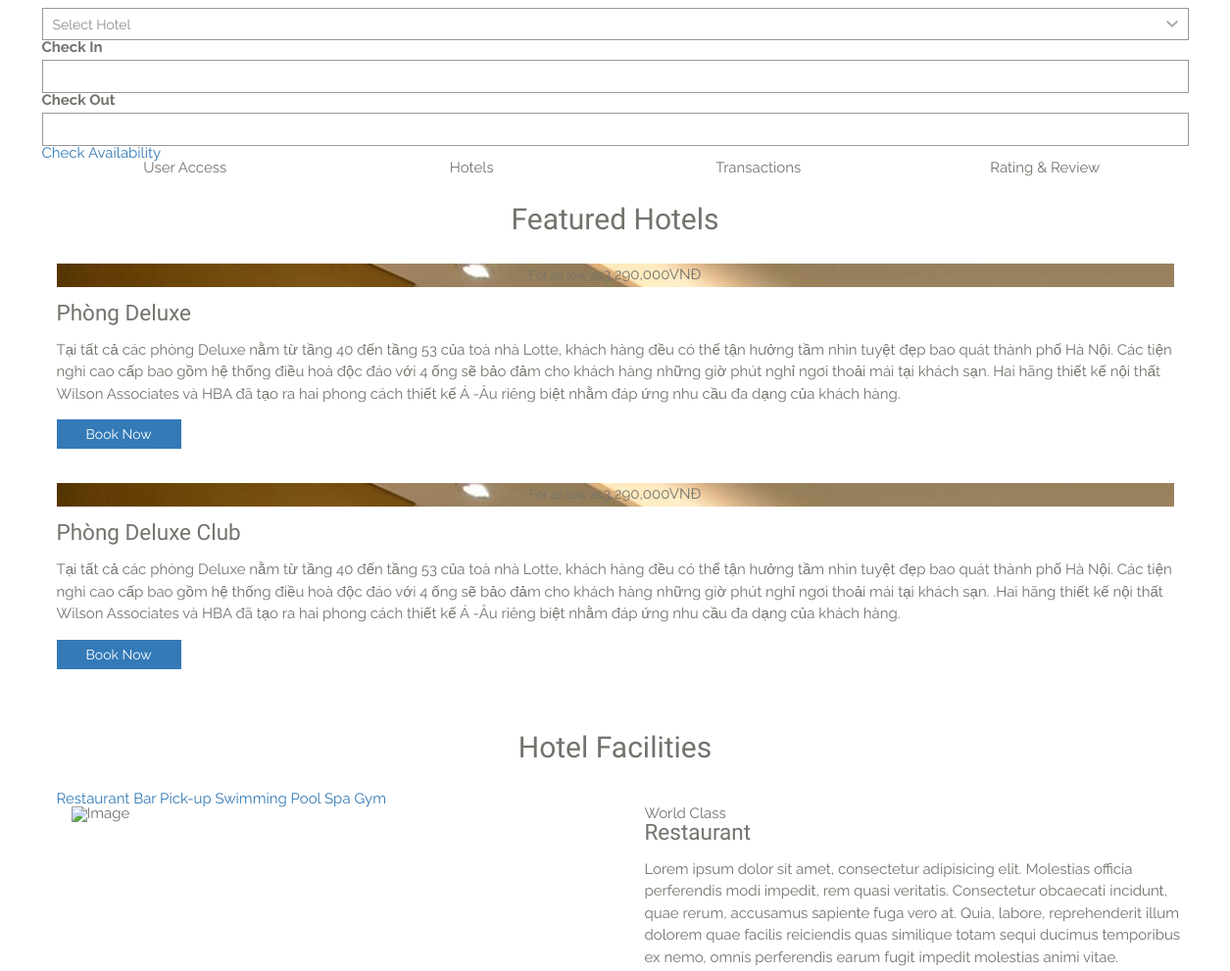
Before: /client/index-php.php (middle part) with the older database file.
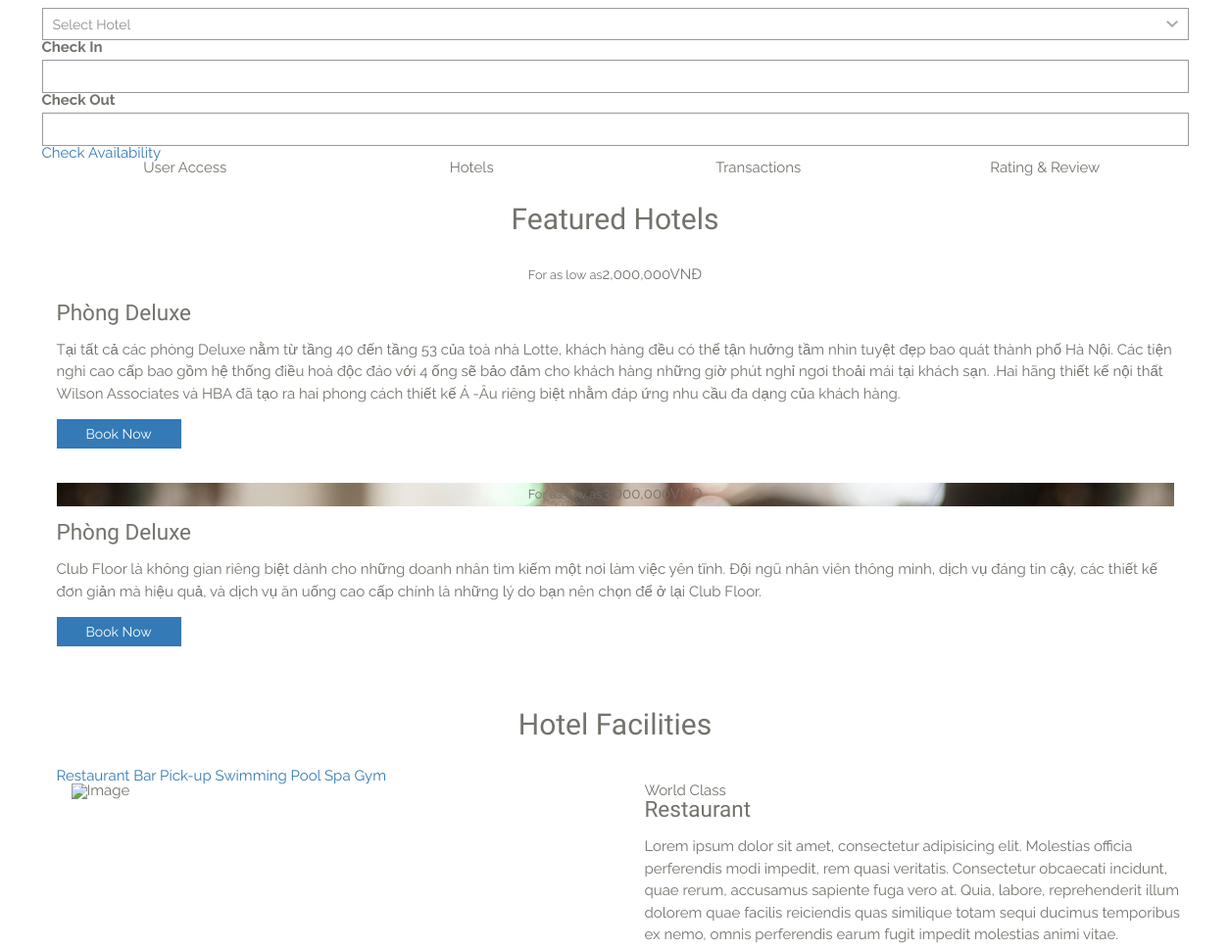
After: the same page with the newer database file.
### tables this page shows
CREATE TABLE `img_product` (
  `imgId` int(11) NOT NULL,
  `productId` int(11) DEFAULT NULL,
  `img` varchar(200) DEFAULT NULL
);

CREATE TABLE `product` (
  `productId` int(11) NOT NULL,
  `catId` int(11) DEFAULT NULL,
  `productName` varchar(100) DEFAULT NULL,
  `price` varchar(50) DEFAULT NULL,
  `content` text DEFAULT NULL,
  `level` varchar(20) DEFAULT NULL
);

### client/index-php.php (the view, shortened to what this page needs)
<?php include("header.php");
require('../db/config.php');
?>
<div class="wrap">
	<div class="container">
		<div class="row">
			<div id="availability">
				<form action="#">
					<div class="a-col">
						<section>
							<select class="cs-select cs-skin-border">
								<option value="" disabled selected>Select Hotel</option>
							</select>
						</section>
					</div>
					<div class="a-col alternate">
						<div class="input-field">
							<label for="date-start">Check In</label>
							<input type="text" class="form-control" id="date-start" />
						</div>
					</div>
					<div class="a-col alternate">
						<div class="input-field">
							<label for="date-end">Check Out</label>
							<input type="text" class="form-control" id="date-end" />
						</div>
					</div>
					<div class="a-col action">
						<a href="#">
							<span>Check</span>
							Availability
						</a>
					</div>
				</form>
			</div>
		</div>
	</div>
</div>
<div id="fh5co-counter-section" class="fh5co-counters">
	<div class="container">
		<div class="row">
			<div class="col-md-3 text-center">
				<span class="fh5co-counter-label">User Access</span>
			</div>
			<div class="col-md-3 text-center">
				<span class="fh5co-counter-label">Hotels</span>
			</div>
			<div class="col-md-3 text-center">
				<span class="fh5co-counter-label">Transactions</span>
			</div>
			<div class="col-md-3 text-center">
				<span class="fh5co-counter-label">Rating &amp; Review</span>
			</div>
		</div>
	</div>
</div>
<div id="featured-hotel" class="fh5co-bg-color">
	<div class="container">
		<div class="row">
			<div class="col-md-12">
				<div class="section-title text-center">
					<h2>Featured Hotels</h2>
				</div>
			</div>
		</div>
		<div class="row">
			<div class="feature-full-2col">
				<?php
				$selectProduct = "SELECT * from img_product, product,categories WHERE categories.catId =product.catId and
													product.productId = img_product.productId and
													categories.catName= 'Phòng ở'
													group by img_product.productId";
				$queryProduct = mysqli_query($conn, $selectProduct);
				$path = '../admin/';
				while ($row = mysqli_fetch_assoc($queryProduct)) {
				?>
					<div class="f-hotel">
						<div class="image" style="background-image: url(<?php echo $path . $row['img'] ?>);">
							<div class="descrip text-center">
								<p><small>For as low as</small><span><?php echo number_format($row['price']) . 'VNĐ' ?></span></p>
							</div>
						</div>
						<div class="desc">
							<h3><?php echo $row['productName'] ?></h3>
							<p><?php echo $row['content']; ?> </p>
							<p><a href="#" class="btn btn-primary btn-luxe-primary">Book Now <i class="ti-angle-right"></i></a></p>
						</div>
					</div>
				<?php } ?>
			</div>
		</div>
	</div>
</div>
<div id="hotel-facilities">
	<div class="container">
		<div class="row">
			<div class="col-md-12">
				<div class="section-title text-center">
					<h2>Hotel Facilities</h2>
				</div>
			</div>
		</div>
		<div id="tabs">
			<nav class="tabs-nav">
				<a href="#" class="active" data-tab="tab1">
					<span>Restaurant</span>
				</a>
				<a href="#" data-tab="tab2">
					<span>Bar</span>
				</a>
				<a href="#" data-tab="tab3">
					<span>Pick-up</span>
				</a>
				<a href="#" data-tab="tab4">
					<span>Swimming Pool</span>
				</a>
				<a href="#" data-tab="tab5">
					<span>Spa</span>
				</a>
				<a href="#" data-tab="tab6">
					<span>Gym</span>
				</a>
			</nav>
			<div class="tab-content-container">
				<div class="tab-content active show" data-tab-content="tab1">
					<div class="container">
						<div class="row">
							<div class="col-md-6">
								<img src="images/tab_img_1.jpg" class="img-responsive" alt="Image">
							</div>
							<div class="col-md-6">
								<span class="super-heading-sm">World Class</span>
								<h3 class="heading">Restaurant</h3>
								<p>Lorem ipsum dolor sit amet, consectetur adipisicing elit. Molestias
									officia perferendis modi impedit, rem quasi veritatis. Consectetur
									obcaecati incidunt, quae rerum, accusamus sapiente fuga vero at. Quia,
									labore, reprehenderit illum dolorem quae facilis reiciendis quas
									similique totam sequi ducimus temporibus ex nemo, omnis perferendis
									earum fugit impedit molestias animi vitae.</p>
							</div>
						</div>
					</div>
				</div>
			</div>
		</div>
	</div>
</div>
<?php include("footer.php") ?>

Changed rows visible on the page:
removed img_product: img (picture), productId.price "3,290,000", productId.productName "Phòng Deluxe", productId.content "Tại tất cả các phòng Deluxe nằm từ tầng 40 đến tầng 53 của toà nhà Lotte, khách hàng đều có thể tận hưởng tầm nhìn tuyệt đẹp bao quát thành phố Hà Nội. Các tiện nghi cao cấp bao gồm hệ thống điều hoà độc đáo với 4 ống sẽ bảo đảm cho khách hàng những giờ phút nghỉ ngơi thoải mái tại khách sạn. Hai hãng thiết kế nội thất Wilson Associates và HBA đã tạo ra hai phong cách thiết kế Á -Âu riêng biệt nhằm đáp ứng nhu cầu đa dạng của khách hàng."
removed img_product: img (picture), productId.price "3,290,000", productId.productName "Phòng Deluxe Club", productId.content "Tại tất cả các phòng Deluxe nằm từ tầng 40 đến tầng 53 của toà nhà Lotte, khách hàng đều có thể tận hưởng tầm nhìn tuyệt đẹp bao quát thành phố Hà Nội. Các tiện nghi cao cấp bao gồm hệ thống điều hoà độc đáo với 4 ống sẽ bảo đảm cho khách hàng những giờ phút nghỉ ngơi thoải mái tại khách sạn. .Hai hãng thiết kế nội thất Wilson Associates và HBA đã tạo ra hai phong cách thiết kế Á -Âu riêng biệt nhằm đáp ứng nhu cầu đa dạng của khách hàng."
added img_product: productId.price "2,000,000", productId.productName "Phòng Deluxe", productId.content "Tại tất cả các phòng Deluxe nằm từ tầng 40 đến tầng 53 của toà nhà Lotte, khách hàng đều có thể tận hưởng tầm nhìn tuyệt đẹp bao quát thành phố Hà Nội. Các tiện nghi cao cấp bao gồm hệ thống điều hoà độc đáo với 4 ống sẽ bảo đảm cho khách hàng những giờ phút nghỉ ngơi thoải mái tại khách sạn. .Hai hãng thiết kế nội thất Wilson Associates và HBA đã tạo ra hai phong cách thiết kế Á -Âu riêng biệt nhằm đáp ứng nhu cầu đa dạng của khách hàng."
added img_product: img (picture), productId.price "3,000,000", productId.productName "Phòng Deluxe", productId.content "Club Floor là không gian riêng biệt dành cho những doanh nhân tìm kiếm một nơi làm việc yên tĩnh. Đội ngũ nhân viên thông minh, dịch vụ đáng tin cậy, các thiết kế đơn giản mà hiệu quả, và dịch vụ ăn uống cao cấp chính là những lý do bạn nên chọn để ở lại Club Floor."
